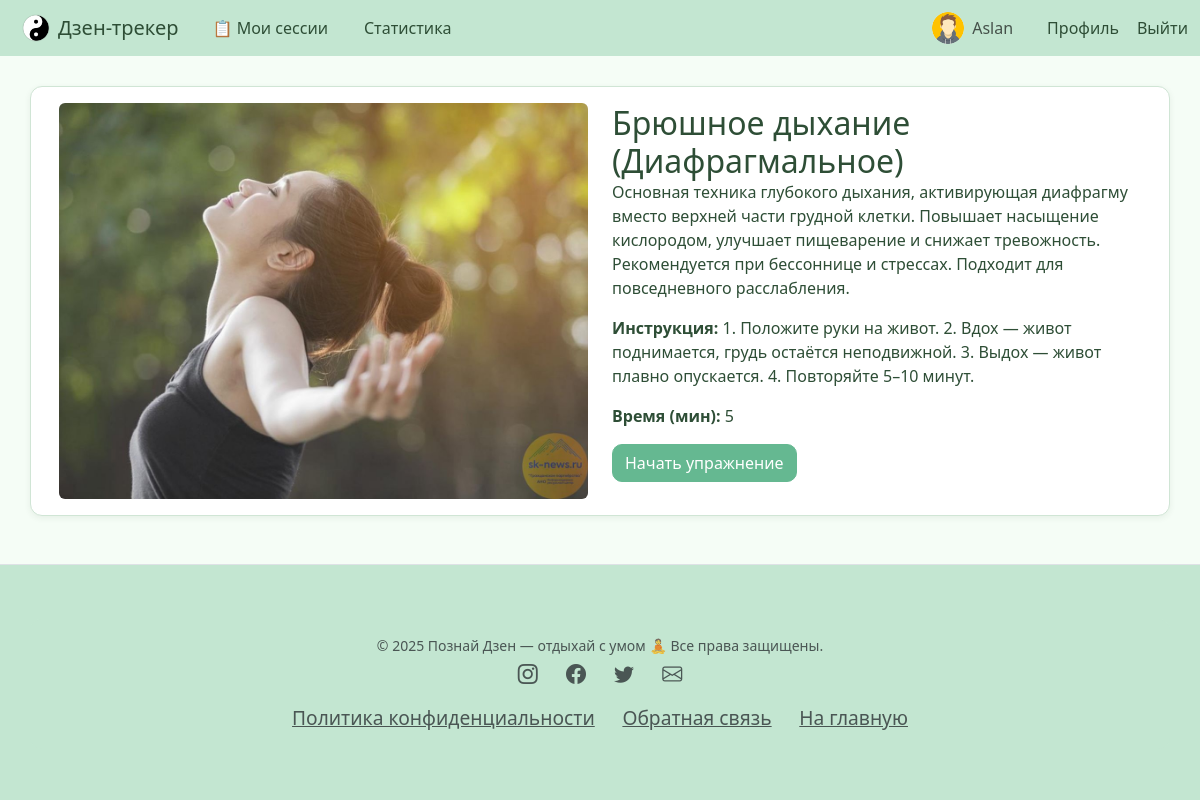
The app's page /breathing/1/ (signed in) with its own data.
### tracker/models.py (models this page shows, shortened)
class BreathingExercise(models.Model):
    title = models.CharField(max_length=255)
    description = models.TextField()
    image = models.ImageField(upload_to='meditation_images/', null=True, blank=True)
    instructions = models.TextField(blank=True, null=True)
    duration = models.PositiveIntegerField(help_text="Длительность в минутах", default=5)

### tracker/views.py (the view, shortened to what this page needs)
# urls.py: path('breathing/<int:pk>/', views.BreathingDetailView.as_view(), name='breathing_detail'),
class BreathingDetailView(LoginRequiredMixin, DetailView):
    model = BreathingExercise
    template_name = 'breathing_detail.html'
    context_object_name = 'exercise'

### templates/breathing_detail.html (shortened to what this page needs)
{% extends 'base.html' %}
{% block content %}
<div class="container-fluid">
  <div class="row g-4 align-items-center">
    <div class="col-12 col-lg-6">
      {% if exercise.image %}
        <img src="{{ exercise.image.url }}" alt="{{ exercise.title }}" class="img-fluid w-100 rounded pastel-img">
      {% endif %}
    </div>
    <div class="col-12 col-lg-6">
      <div class="card-body">
        <h2 class="card-title">{{ exercise.title }}</h2>
        <p class="card-text">{{ exercise.description }}</p>
        <p><strong>Инструкция:</strong> {{ exercise.instructions }}</p>
        <p><strong>Время (мин):</strong> {{ exercise.duration }}</p>
        <form method="post" action="{% url 'start_breathing_session' exercise.pk %}">
            <button type="submit" class="btn btn-success">Начать упражнение</button>
        </form>
      </div>
    </div>
  </div>
</div>
{% endblock %}

### templates/partials/navbar.html (shortened to what this page needs)
{% load static %}
<nav class="navbar navbar-expand-lg navbar-light bg-grey mb-4">
  <div class="container-fluid">
    <a class="navbar-brand d-flex align-items-center gap-2" href="{% url 'home' %}">
      <img src="{% static 'images/icon.png' %}" alt="Логотип" width="28" height="28" class="d-inline-block align-text-top">
      Дзен-трекер
    </a>
    <div class="collapse navbar-collapse" id="navbarNav">
      <ul class="navbar-nav me-auto align-items-center">
        {% if user.is_authenticated %}
        <li class="nav-item">
          <a class="nav-link" href="{% url 'restsession_list' %}">📋 Мои сессии</a>
        </li>
        {% endif %}
        <li class="nav-item">
          <a class="nav-link" href="{% url 'statistics' %}">Статистика</a>
        </li>
      </ul>
      <ul class="navbar-nav align-items-center">
        {% if user.is_authenticated %}
        <li class="nav-item d-flex align-items-center me-3">
          {% if user.userprofile.avatar %}
            <img src="{{ user.userprofile.avatar.url }}" alt="Аватар" class="rounded-circle me-2" width="32" height="32" style="object-fit: cover;">
          {% else %}
            <img src="{% static 'images/default-avatar.png' %}" alt="Аватар" class="rounded-circle me-2" width="32" height="32" style="object-fit: cover;">
          {% endif %}
          <span class="navbar-text">{{ user.username }}</span>
        </li>
        <li class="nav-item">
          <a class="nav-link" href="{% url 'profile' %}">Профиль</a>
        </li>
        <li class="nav-item">
          <form method="post" action="{% url 'logout' %}" class="d-inline">
            <button type="submit" class="btn nav-link p-0" style="background: none; border: none; color: #0d6efd;">
              Выйти
            </button>
          </form>
        </li>
        {% endif %}
      </ul>
    </div>
  </div>
</nav>

### static/styles.css (style rules this page uses)
body { font-family: Arial, sans-serif; background-color: #f4f4f4; color: #333; margin: 0; padding: 0; }
nav { background: #333; color: white; padding: 10px; text-align: center; }
nav a { color: white; margin: 0 10px; text-decoration: none; }

### static/pastel.css (style rules this page uses)
body { background-color: #f5fdf6; color: #2e4e36; font-family: 'Segoe UI', sans-serif; }
h1, h2, h3, h4, h5 { color: #2f5e45; }
.btn { border-radius: 10px; font-weight: 500; transition: background-color 0.3s ease; }
.btn-success { background-color: #65b891; border-color: #65b891; color: white; }
img { border-radius: 8px; }
.pastel-img { object-fit: cover; max-height: 500px; width: 100%; border-radius: 12px; }
a { color: #397d5d; }
.navbar { background-color: #c3e6d1; }
.navbar-brand, .nav-link { color: #2e4e36 !important; }

### records on screen
BreathingExercise: image (picture), title "Брюшное дыхание (Диафрагмальное)", description "Основная техника глубокого дыхания, активирующая диафрагму вместо верхней части грудной клетки. Повышает насыщение кислородом, улучшает пищеварение и снижает тревожность. Рекомендуется при бессоннице и стрессах. Подходит для повседневного расслабления.", instructions "1. Положите руки на живот. 2. Вдох — живот поднимается, грудь остаётся неподвижной. 3. Выдох — живот плавно опускается. 4. Повторяйте 5–10 минут.", duration "5"

### other values on screen
{{ user.username }} "Aslan"
{{ now_year }} "2025"
